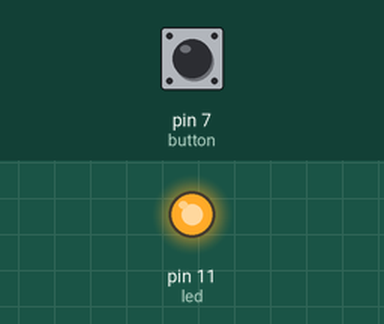
Bench run of a sketch on a simulated Arduino Uno, built with avr-gcc and run on an emulated ATmega328P. Shown: output pins drawn as LEDs (lit = HIGH). Inputs (shaded band) come from the test bench; at power-on: pin 7 (button) LOW.

Above: at 1.2 s.
1.3 s: pin 7 (button) pulled HIGH for 1 s
At 4.0 s:
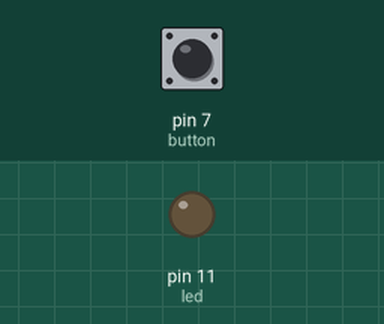
Timing chart, 0 to 10.3 s (numbered marks = the images above; inputs shaded):
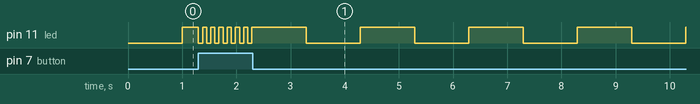

The sketch:

switchTimer.ino
```cpp
long lastCheckedTime; // variable to compare our current time to
int interval = 1000;  // variable for how long our interval will be

int button = 7;
int led = 11; // variable to tell us which pin the led is connected to

boolean ledOn = false;

void setup() {
  pinMode(button, INPUT);
  pinMode(led, OUTPUT);

}

void loop() {
  if (digitalRead(button) == HIGH) {
    interval = 75;
  }
  else {
    interval = 1000;
  }

  if (millis() - lastCheckedTime > interval) { // if the currentTime - our last saved time is bigger than our interval
    ledOn = !ledOn ; // if we are past the interval the LED state is now the opposite of what it was
    lastCheckedTime = millis();    // reset our last checked time. otherwise this block will only execute on first start up
  }

  if (ledOn == true) {
    digitalWrite(led, HIGH);
  } else if (ledOn == false) {
    digitalWrite(led, LOW);
  }
}
```
